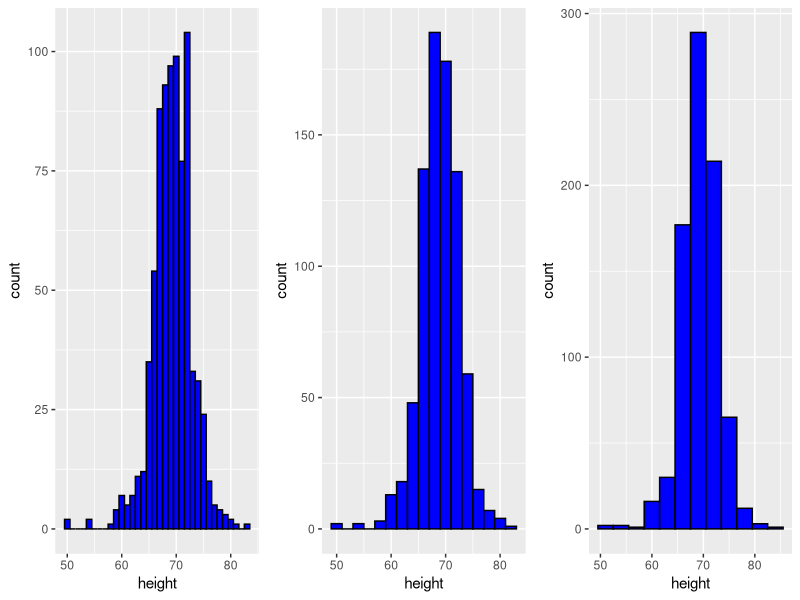
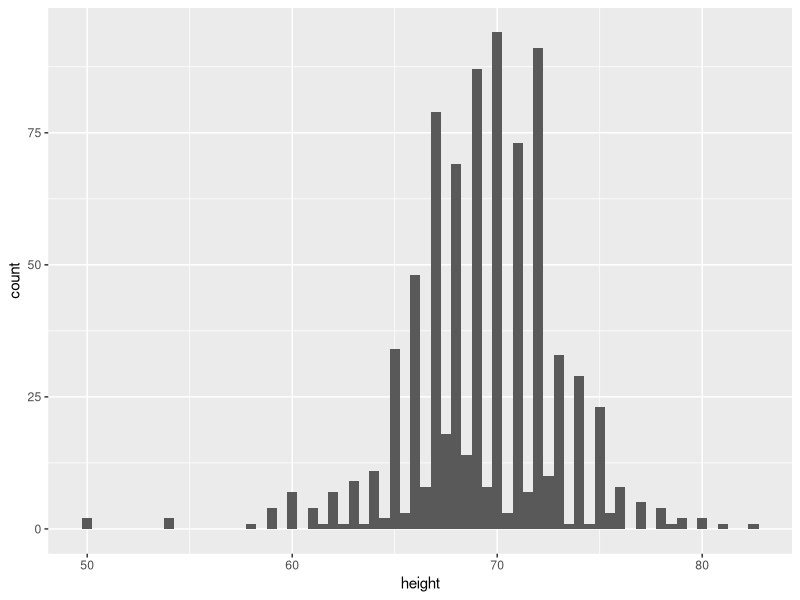
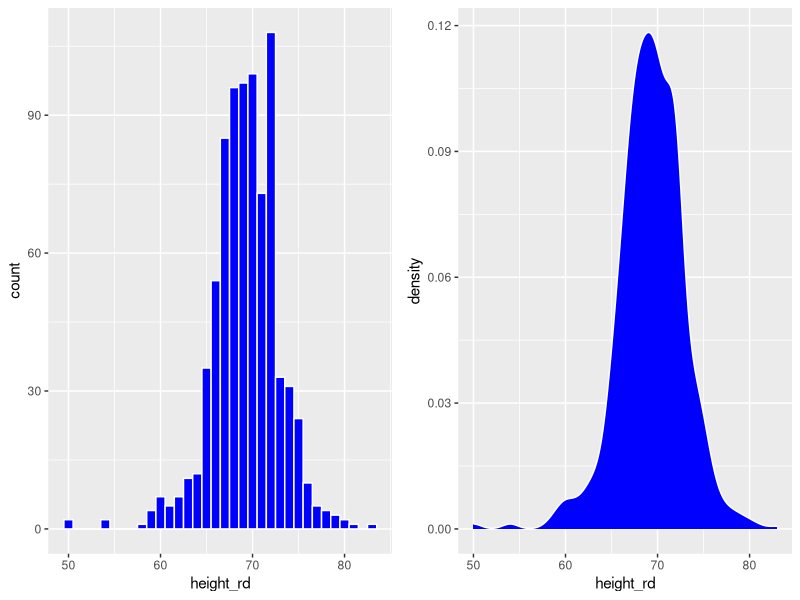

The R source for these figures, in order:
library(dslabs)
library(tidyverse)
library(ggrepel)
library(ggthemes)
data(heights)


p <- heights %>% filter(sex=="Male") %>% ggplot(aes(x=height))

p1 <- p + geom_histogram(binwidth = 1,fill="blue",col="black")
p2 <- p + geom_histogram(binwidth = 2,fill="blue",col="black")
p3 <- p + geom_histogram(binwidth = 3,fill="blue",col="black")

install.packages("gridExtra")
library(gridExtra)

grid.arrange(p1,p2,p3,ncol=3)

p4 <- p +geom_histogram(binwidth=0.5)
p4             

round(heights$height)
heights <- mutate(heights, height_rd=round(height))
heights

names(heights)

p <- heights %>% filter(sex=="Male") %>% ggplot(aes(x=height_rd))

p4 <- p + geom_histogram(binwidth = 1,fill="blue",col="white")
p5 <- p + geom_density(fill="blue",col="white")

grid.arrange(p4,p5,ncol=2)
